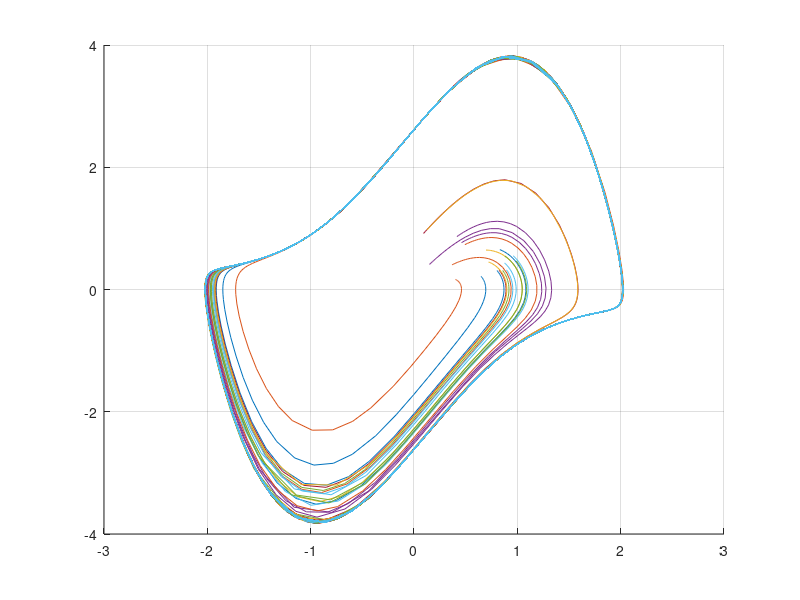

Write the MATLAB code that produced this figure.
clear all
close all
clc

%%

function xd = myode(t,x)

xd = zeros(2,1);
xd(1,:) = x(2);
xd(2,:) = 2*(1-x(1)^2)*x(2)-x(1);

end

figure
grid on
hold on
for i=1:20
    x0 = [rand,rand];
    [t,x] = ode45(@myode,[0,200],x0);
    plot(x(:,1),x(:,2));
end
